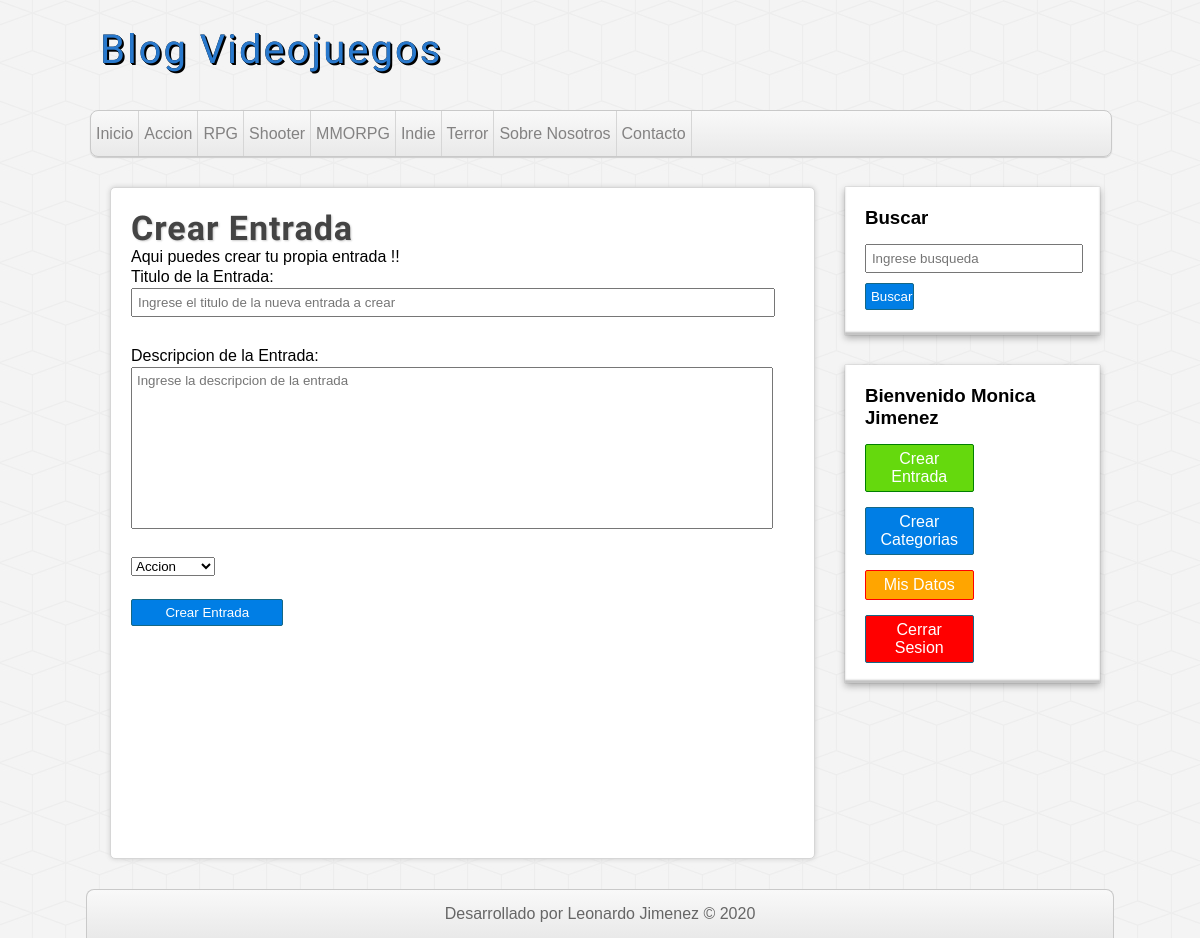
The page /files/crearEntrada.php (signed in) on the database its author committed.
### tables this page shows
CREATE TABLE `categorias` (
  `id` int(11) NOT NULL,
  `nombre` varchar(50) NOT NULL
);

### includes/functions.php (called while the page is built, shortened)
<?php
    function conseguirCategorias($conexion){
        $query = "SELECT * FROM categorias ORDER BY 'id' ASC;";
        $categorias = mysqli_query( $conexion,$query);
        $result = array();
        if ($categorias && mysqli_num_rows($categorias) >= 1){
            $result = $categorias;
        }
        return $result;
    }
?>

### files/crearEntrada.php (the view, shortened to what this page needs)
<?php
require_once "redireccion.php";
require_once "../includes/functions.php";
?>
<?php require_once "../includes/header.php"?>
<?php require_once "../includes/sidebar.php"?>
<div id="principal">
    <h1>Crear Entrada</h1>
    <p>
        Aqui puedes crear tu propia entrada !!
    </p>
    <br>
    <form action="guardarEntrada.php" method="post" >
        <label for="entrytitle">Titulo de la Entrada:</label>
        <input type="text" name="entrytitle" placeholder="Ingrese el titulo de la nueva entrada a crear" id="" />
        <br>
        <label for="entrydescrip">Descripcion de la Entrada:</label>
        <textarea name="entrydescrip" cols="30" rows="10" placeholder="Ingrese la descripcion de la entrada"></textarea>
        <br>
        <select name="entry_categoria-id">
            <?php  $categorias = conseguirCategorias($conexion);
                while ($categoria = mysqli_fetch_assoc($categorias)) : ?>
                    <option value="<?= $categoria["id"]?>">
                        <?= $categoria["nombre"]?>
                    </option>
            <?php endwhile ; ?>
        </select>
        <input type="submit" value="Crear Entrada"/>
    </form>
</div>
<?php require_once "../includes/footer.php"?>

### includes/header.php (shortened to what this page needs)
<?php
require_once "functions.php";
require_once "config.php";
?>
<!DOCTYPE html>
<html lang="en">
<head>
    <link rel="stylesheet" href="<?= PATH?>assets/css/style.css">
</head>
<body>
    <header id="cabecera">
        <div id="logo">
            <a href="<?= PATH ?> ">
                Blog Videojuegos
            </a>
        </div>
        <nav id="menu">
            <ul>
                <li><a href="<?= PATH ?>">Inicio</a></li>
                <?php  $categorias = conseguirCategorias($conexion);
                while ($categoria = mysqli_fetch_assoc($categorias)) : ?>
                    <li><a href="<?=PATH?>categoria.php?id=<?=$categoria["id"]?>"><?= $categoria["nombre"] ?></a></li>
                <?php endwhile ; ?>
                <li><a href="index.php">Sobre Nosotros</a></li>
                <li><a href="index.php">Contacto</a></li>
            </ul>
        </nav>
    </header>
    <div id ="container">

### assets/css/style.css (style rules this page uses)
* { margin: 0; padding: 0; font-family: sans-serif, Helvetica, Arial; text-decoration: none; }
body { background: url('../img/cubes.png') #f4f4f4; }
#cabecera { width: 85%; height: auto; background: transparent; margin: 0px auto; }
#logo { float: left; width: 40%; height: 110px; }
#logo a { font-family: 'Fjalla One', Helvetica; font-size: 40px; letter-spacing: 2px; color: #2979cd; text-shadow: 0px 0px 0px black, 1px 1px 0px black, 2px 2px 0px black; transition: all 500ms; line-height: 100px; margin-left: 10px; }
#menu { clear: both; width: 100%; height: 45px; background: linear-gradient(to bottom, #f9f9f9 0px, #e9e9e9 100% ); border: 1px solid #c9c9c9; border-radius: 8px; box-shadow: 0px 1px 1px #ccc; overflow: hidden; }
#menu ul { list-style: none; }
#menu ul li { float: left; line-height: 45px; border-right: 1px solid #d6d6d6; }
#menu ul li a { display: block; padding: 0px 5px 0px 5px; color: #838282 }
#container { width: 85%; height: auto; margin: 0px auto; margin-top: 30px; margin-bottom: 30px; }
#principal { float: left; background-color: white; border: 1px solid #d6d6d6; border-radius: 5px; width: 65%; min-height: 630px; box-shadow: 0px 0px 5px #ccc; margin-left: 20px; overflow: hidden; padding: 20px; }
#principal h1 { font-size: 34px; color: #444; letter-spacing: 1px; text-shadow: 1px 1px 2px #ccc; font-family: 'Fjalla One', Helvetica; ; }
#principal p { margin-top: 8px; }
label,textarea, input[type="text"], input[type="email"], input[type="password"] { display: block; width: 95%; margin-top: 2px; margin-bottom: 2px; }
textarea, input[type="text"], input[type="email"], input[type="password"] { margin-bottom: 10px; padding: 5px; }
textarea { resize: none; }
input[type="button"], input[type="submit"] { margin-top: 5px; margin-bottom: 5px; display: block; border-radius: 2px; color: white; background: #007ee5; border: 1px solid #156785; cursor: pointer; width: 23%; padding: 5px; }
.formUserUpdate label,input,p { display: inline; }

### rows shown on the page
categorias: nombre "Accion"
categorias: nombre "RPG"
categorias: nombre "Shooter"
categorias: nombre "MMORPG"
categorias: nombre "Indie"
categorias: nombre "Terror"

### other values the page prints
$_SESSION["usuario"] ["nombre"] "Monica"
$_SESSION["usuario"] ["apellido"] "Jimenez"
form field entry_categoria-id "Accion"
